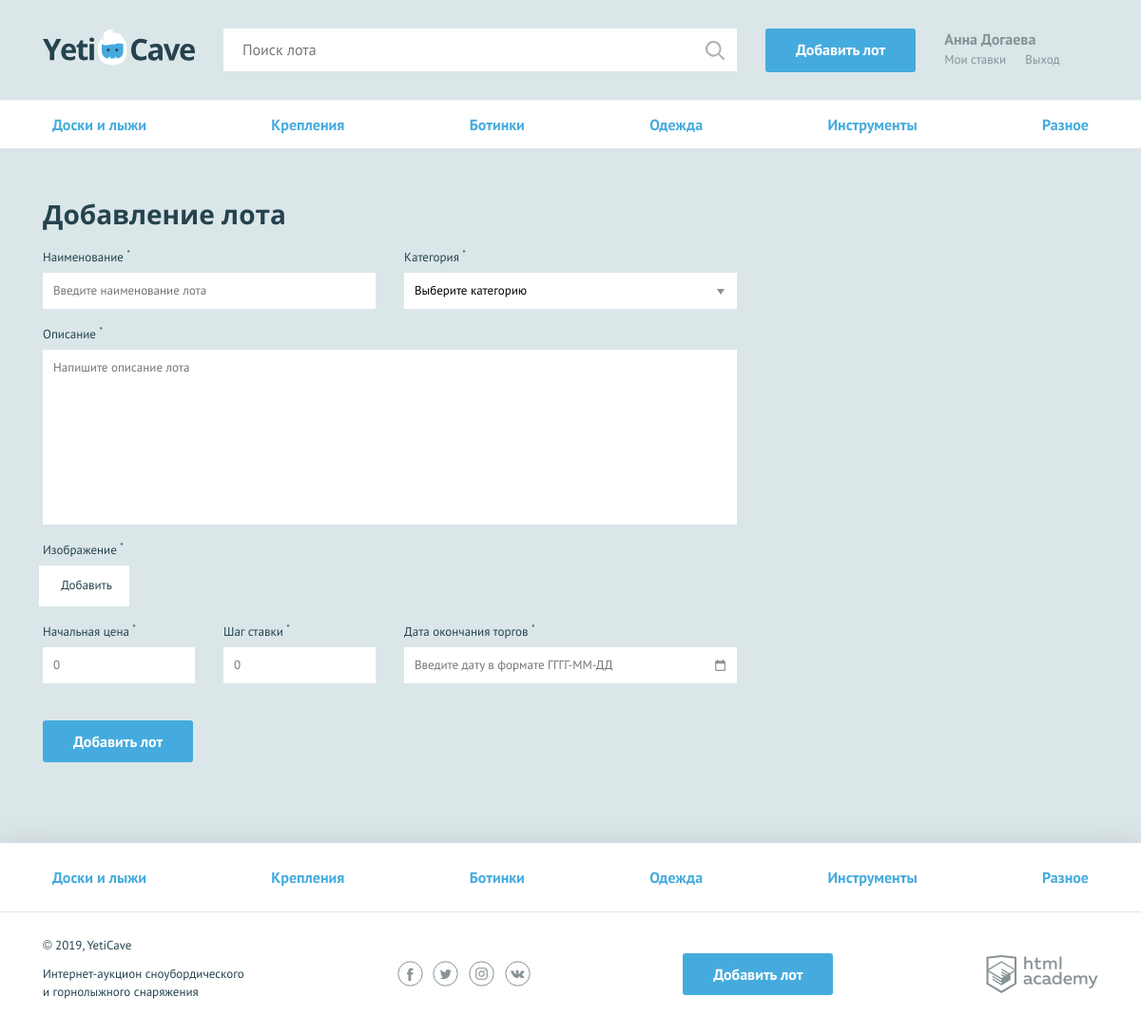
The page /add.php on the database its author committed.
### tables this page shows
CREATE TABLE categories (
    id INT(12) NOT NULL AUTO_INCREMENT PRIMARY KEY,
    name CHAR(64) UNIQUE NOT NULL,
    symbol_code CHAR(64) UNIQUE NOT NULL
);

### helpers.php (called while the page is built, shortened)
<?php
function include_template($name, array $data = []) {
    $name = 'templates/' . $name;
    extract($data);
    require $name;
    $result = ob_get_clean();
    return $result;
}

### functions.php (called while the page is built, shortened)
<?php
function get_categories($con) {
    $sql = 'SELECT id, symbol_code, name FROM categories';
    $result = mysqli_query($con, $sql);
    $categories = mysqli_fetch_all($result, MYSQLI_ASSOC);
    return $categories;
};
function getPostVal($name) {
    return $_POST[$name] ?? "";
}

### templates/add-lot.php (the view, shortened to what this page needs)
<nav class="nav">
    <ul class="nav__list container">
        <?php foreach ($categories as $category): ?>
            <li class="nav__item">
                <a href="pages/all-lots.html"><?= htmlspecialchars($category['name']); ?></a>
            </li>
        <?php endforeach?>
    </ul>
</nav>
<?php $classname = isset($errors) ? "form--invalid" : ""; ?>
<form class="form form--add-lot container <?= $classname; ?>" action="add.php" method="post" enctype="multipart/form-data">
    <h2>Добавление лота</h2>
    <div class="form__container-two">
        <?php $classname = isset($errors['name']) ? "form__item--invalid" : ""; ?>
        <div class="form__item <?= $classname; ?>">
            <label for="lot-name">Наименование <sup>*</sup></label>
            <input id="lot-name" type="text" name="name" placeholder="Введите наименование лота" value="<?= getPostVal('name') ?>">
        </div>
        <?php $classname = isset($errors['category_id']) ? "form__item--invalid" : ""; ?>
        <div class="form__item <?= $classname; ?>">
            <label for="category">Категория <sup>*</sup></label>
            <select id="category" name="category_id">
                <option>Выберите категорию</option>
            </select>
        </div>
    </div>
    <?php $classname = isset($errors['description']) ? "form__item--invalid" : ""; ?>
    <div class="form__item form__item--wide <?= $classname; ?>">
        <label for="message">Описание <sup>*</sup></label>
        <textarea id="message" name="description" placeholder="Напишите описание лота"><?= getPostVal('description') ?></textarea>
    </div>
    <?php $classname = isset($errors['file']) ? "form__item--invalid" : ""; ?>
    <div class="form__item form__item--file <?= $classname; ?>">
        <label>Изображение <sup>*</sup></label>
        <div class="form__input-file">
            <label for="lot-img">
                Добавить
            </label>
        </div>
    </div>
    <div class="form__container-three">
        <?php $classname = isset($errors['start_price']) ? "form__item--invalid" : ""; ?>
        <div class="form__item form__item--small <?= $classname; ?>">
            <label for="lot-rate">Начальная цена <sup>*</sup></label>
            <input id="lot-rate" type="text" name="start_price" placeholder="0" value="<?= getPostVal('start_price') ?>">
        </div>
        <?php $classname = isset($errors['bid_step']) ? "form__item--invalid" : ""; ?>
        <div class="form__item form__item--small <?= $classname; ?>">
            <label for="lot-step">Шаг ставки <sup>*</sup></label>
            <input id="lot-step" type="text" name="bid_step" placeholder="0" value="<?= getPostVal('bid_step') ?>">
        </div>
        <?php $classname = isset($errors['end_date']) ? "form__item--invalid" : ""; ?>
        <div class="form__item <?= $classname; ?>">
            <label for="lot-date">Дата окончания торгов <sup>*</sup></label>
            <input class="form__input-date" id="lot-date" type="text" name="end_date" placeholder="Введите дату в формате ГГГГ-ММ-ДД" value="<?= getPostVal('end_date') ?>">
        </div>
    </div>
    <button type="submit" class="button">Добавить лот</button>
</form>

### templates/layout.php (shortened to what this page needs)
<!DOCTYPE html>
<html lang="ru">
<head>
    <link href="../css/normalize.min.css" rel="stylesheet">
    <link href="../css/style.css" rel="stylesheet">
    <link href="../css/flatpickr.min.css" rel="stylesheet">
</head>
<body>
<div class="page-wrapper">
    <header class="main-header">
        <div class="main-header__container container">
            <a class="main-header__logo" href="/">
                <img src="../img/logo.svg" width="160" height="39" alt="Логотип компании YetiCave">
            </a>
            <form class="main-header__search" method="get" action="https://echo.htmlacademy.ru" autocomplete="off">
                <input type="search" name="search" placeholder="Поиск лота">
                <input class="main-header__search-btn" type="submit" name="find" value="Найти">
            </form>
            <a class="main-header__add-lot button" href="add.php">Добавить лот</a>
            <nav class="user-menu">
                <?php if ($is_auth): ?>
                    <div class="user-menu__logged">
                        <p><?= $user_name ?></p>
                        <a class="user-menu__bets" href="pages/my-bets.html">Мои ставки</a>
                        <a class="user-menu__logout" href="#">Выход</a>
                    </div>
                <?php endif; ?>
            </nav>
        </div>
    </header>
    <main <?php if ($_SERVER[REQUEST_URI]=="/")
        {
            echo ('class="container"');
        }
    ?>
    >
        <?= $content; ?>
    </main>
</div>
<footer class="main-footer">
    <nav class="nav">
        <ul class="nav__list container">
            <?php foreach ($categories as $category): ?>
                <li class="nav__item">
                    <a href="pages/all-lots.html"><?=htmlspecialchars($category['name'])?></a>
                </li>
            <?php endforeach ?>
        </ul>
    </nav>
    <div class="main-footer__bottom container">
        <div class="main-footer__copyright">
            <p>© 2019, YetiCave</p>
            <p>Интернет-аукцион сноубордического и горнолыжного снаряжения</p>
        </div>
        <div class="main-footer__social social">
            <a class="social__link social__link--facebook" href="#">
            </a>
            <a class="social__link social__link--twitter" href="#">
            </a>
            <a class="social__link social__link--instagram" href="#">
            </a>
            <a class="social__link social__link--vkontakte" href="#">
            </a>
        </div>
        <a class="main-footer__add-lot button" href="add-lot.html">Добавить лот</a>
        <div class="main-footer__developed-by">
            <a class="logo-academy" href="https://htmlacademy.ru/intensive/php">
            </a>
        </div>
    </div>
</footer>
</body>
</html>

### rows shown on the page
categories: name "Доски и лыжи"
categories: name "Крепления"
categories: name "Ботинки"
categories: name "Одежда"
categories: name "Инструменты"
categories: name "Разное"

### other values the page prints
$user_name "Анна Догаева"
